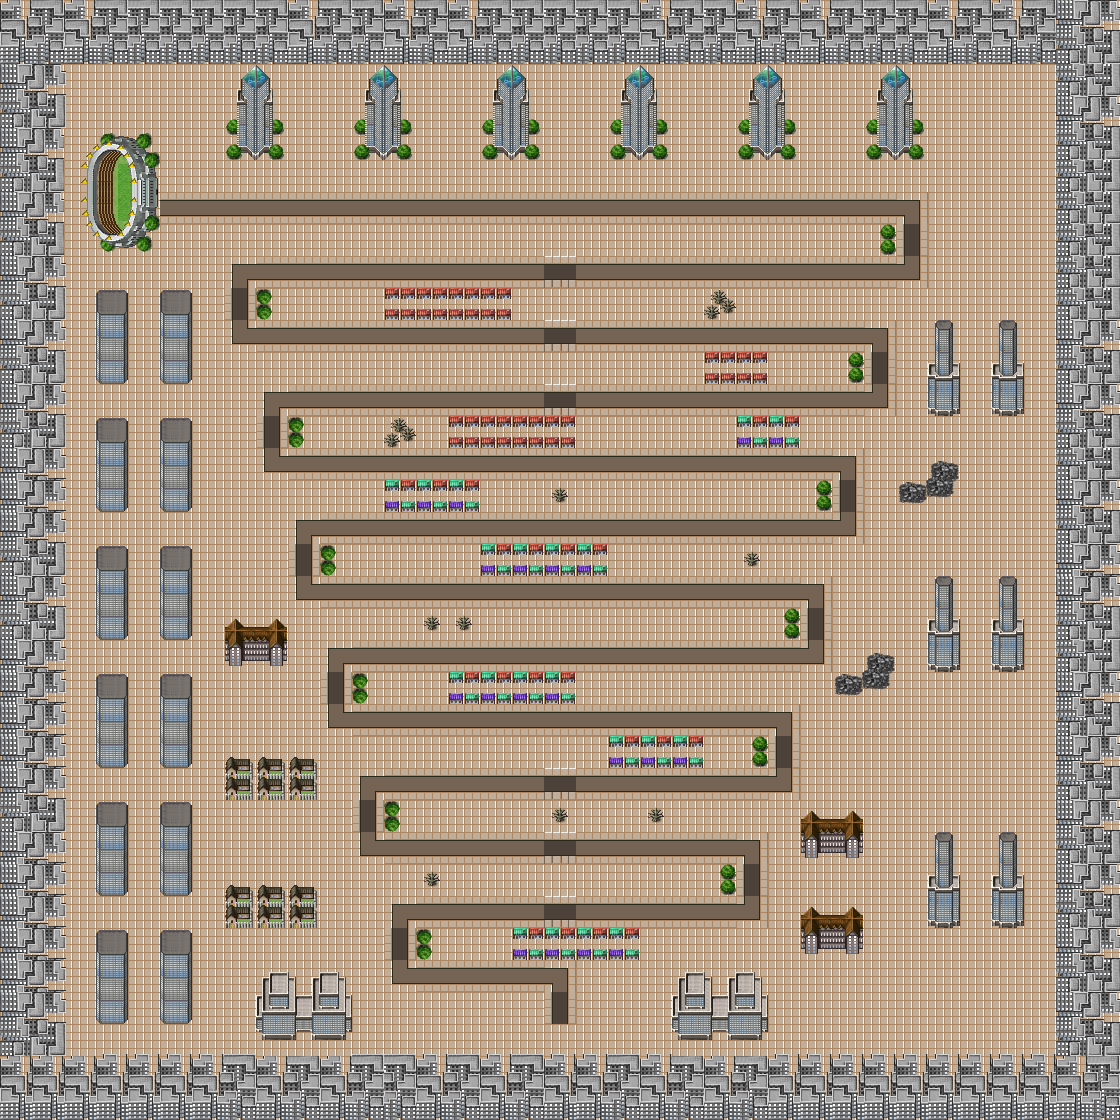

The image is a tile-based game level rendered from a .tmx file. Its description and source (layers, tilesets, objects; grid data summarised) follow:
An orthogonal 35x35 tile map with 32x32 px tiles, 3 tile layers (Ground, Road, Building).

<map version="1.0" orientation="orthogonal" renderorder="right-down" width="35" height="35" tilewidth="32" tileheight="32" nextobjectid="1">
 <tileset firstgid="1" name="TileE-1" tilewidth="32" tileheight="32">
  <image source="TileE-1.png" width="512" height="512" />
  <tile id="94">
   <properties>
    <property name="minigame" value="true" />
   </properties>
  </tile>
  <tile id="95">
   <properties>
    <property name="minigame" value="true" />
   </properties>
  </tile>
  <tile id="110">
   <properties>
    <property name="minigame" value="true" />
   </properties>
  </tile>
  <tile id="111">
   <properties>
    <property name="minigame" value="true" />
   </properties>
  </tile>
  <tile id="126">
   <properties>
    <property name="minigame" value="true" />
   </properties>
  </tile>
  <tile id="127">
   <properties>
    <property name="minigame" value="true" />
   </properties>
  </tile>
  <tile id="142">
   <properties>
    <property name="minigame" value="true" />
   </properties>
  </tile>
  <tile id="143">
   <properties>
    <property name="minigame" value="true" />
   </properties>
  </tile>
  <tile id="158">
   <properties>
    <property name="minigame" value="true" />
   </properties>
  </tile>
  <tile id="159">
   <properties>
    <property name="minigame" value="true" />
   </properties>
  </tile>
  <tile id="169">
   <properties>
    <property name="heroHQ" value="true" />
   </properties>
  </tile>
  <tile id="174">
   <properties>
    <property name="minigame" value="true" />
   </properties>
  </tile>
  <tile id="175">
   <properties>
    <property name="minigame" value="true" />
   </properties>
  </tile>
 </tileset>
 <layer name="Ground" width="35" height="35">
  <data>[1225 cells, 1225 non-empty, 1 distinct tile ids]</data>
 </layer>
 <layer name="Road" width="35" height="35">
  <data>[1225 cells, 231 non-empty, 8 distinct tile ids]</data>
 </layer>
 <layer name="Building" width="35" height="35">
  <data>[1225 cells, 515 non-empty, 52 distinct tile ids]</data>
 </layer>
</map>
